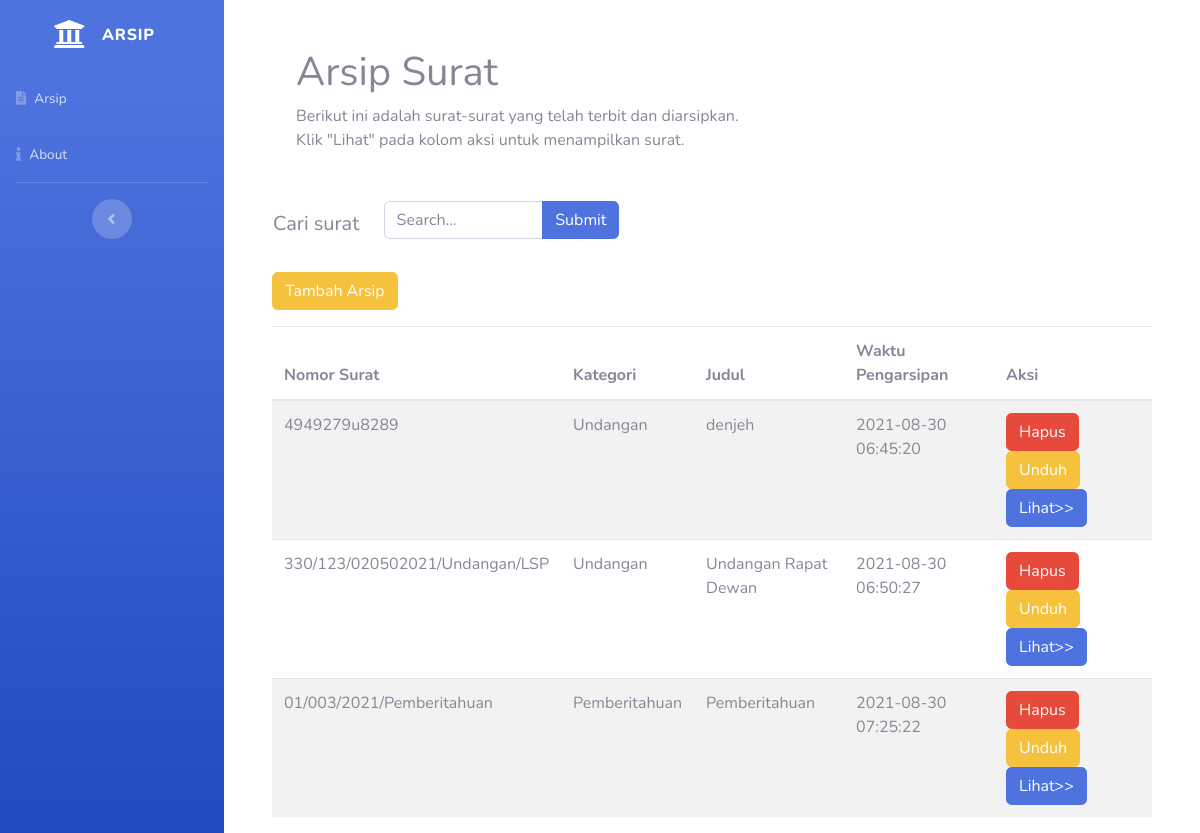
The page / on the database its author committed.
### tables this page shows
CREATE TABLE `arsip` (
  `id` int(11) NOT NULL,
  `no_surat` varchar(255) NOT NULL,
  `kategori` enum('Undangan','Pengumuman','Nota Dinas','Pemberitahuan') NOT NULL,
  `judul` varchar(255) NOT NULL,
  `file_surat` varchar(255) NOT NULL,
  `waktu_pengarsipan` timestamp NOT NULL DEFAULT current_timestamp()
);

### application/controllers/Arsip.php (called while the page is built, shortened)
<?php
class Arsip extends CI_Controller
{
    public function __construct()
    {
        $this->load->helper('url', 'form', 'download');
        $this->load->library('form_validation');
        $this->load->model('arsip_model');
    }
    public function index()
    {
        $data['title'] = 'Arsip';
        $this->load->model('Arsip_model', 'arsip');
        $data['arsip'] = $this->arsip->getAll();
        $this->load->view('templates/header', $data);
        $this->load->view('templates/sidebar');
        $this->load->view('arsip/index', $data);
        $this->load->view('templates/footer');
    }
}

### index.php (called while the page is built, shortened)
<?php
require_once BASEPATH.'core/CodeIgniter.php';

### application/models/Arsip_model.php (called while the page is built, shortened)
<?php
class Arsip_model extends CI_Model
{
    public function getAll()
    {
        $query = "SELECT *
        FROM `arsip`
        ORDER BY `id`";
        return $this->db->query($query)->result_array();
    }
}

### application/views/arsip/index.php (the view, shortened to what this page needs)
<div class="container-fluid mt-5">
	<div class="container ml-4">
		<h1>Arsip Surat</h1>
		<p>Berikut ini adalah surat-surat yang telah terbit dan diarsipkan.<br>
			Klik "Lihat" pada kolom aksi untuk menampilkan surat.</p>
	</div>
	<div class="container mt-5">
		<table>
			<tr>
				<td width='100'>
					<h5>Cari surat</h5>
				</td>
				<td width='800'>
					<div class="col-md-4">
						<?php echo form_open('arsip/search_surat') ?>
						<div class="input-group mb-3">
							<input type="text" class="form-control" placeholder="Search..." name="keyword" autocomplete="off" autofocus>
							<div class="input-group-append">
								<input type="submit" class="btn btn-primary" name="submit">
							</div>
						</div>
						<?php echo form_close() ?>
					</div>
				</td>
			</tr>
		</table>
	</div>
	<div class="container mt-3">
		<table class="table table-striped">
			<thead>
				<tr>
					<th scope="col">Nomor Surat</th>
					<th scope="col">Kategori</th>
					<th scope="col">Judul</th>
					<th scope="col">Waktu Pengarsipan</th>
					<th scope="col">Aksi</th>
				</tr>
			</thead>
			<tbody>
			<tbody>
				<?php foreach ($arsip as $a) : ?>
					<tr>
						<td width="150"><?= $a['no_surat']; ?></td>
						<td><?= $a['kategori']; ?></td>
						<td width="150"><?= $a['judul']; ?></td>
						<td width="150"><?= $a['waktu_pengarsipan']; ?></td>
						<td>
							<a class="btn btn-danger" href="<?= base_url('arsip/delete_arsip/') . $a['id']; ?>" onclick="return confirm('Are you sure to delete this data ?');">
								Hapus
							</a>
							<a type="button" class="btn btn-warning btn-icon" href="<?= base_url('arsip/download/' . $a['id']) ?>">
								Unduh
							</a>
							<button type="button" class="btn btn-primary btn-icon" href="" data-toggle="modal" data-target="#showarsipModal<?= $a['id']; ?>">
								Lihat>>
							</button>
						</td>
					</tr>
				<?php endforeach; ?>
			</tbody>
			<a class="btn btn-warning mb-3" href="<?= base_url('arsip/tambah') ?>">Tambah Arsip</a>
	</div>
</div>

### application/views/templates/header.php (shortened to what this page needs)
<!DOCTYPE html>
<html lang="en">
<head>
    <link href="<?= base_url('assets/'); ?>vendor/fontawesome-free/css/all.min.css" rel="stylesheet" type="text/css">
    <link href="<?= base_url('assets/'); ?>css/sb-admin-2.min.css" rel="stylesheet">
</head>
<body id="page-top">
    <div id="wrapper">

### application/views/templates/sidebar.php
<ul class="navbar-nav bg-gradient-primary sidebar sidebar-dark accordion" id="accordionSidebar">
    <a class="sidebar-brand d-flex align-items-center justify-content-center" href="index.html">
        <div class="sidebar-brand-icon ">
            <i class="fas fa-university"></i>
        </div>
        <div class="sidebar-brand-text mx-3">Arsip</div>
    </a>
    <li class="nav-item">
        <a class="nav-link" href="<?= base_url('arsip'); ?>">
            <i class="fas fa-file-alt"></i>
            <span>Arsip</span>
        </a>
    </li>
    <li class="nav-item">
        <a class="nav-link" href="<?= base_url('about'); ?>">
            <i class="fas fa-info"></i>
            <span>About</span>
        </a>
    </li>
    <hr class="sidebar-divider d-none d-md-block">
    <div class="text-center d-none d-md-inline">
        <button class="rounded-circle border-0" id="sidebarToggle"></button>
    </div>
</ul>

### rows shown on the page
arsip: no_surat "4949279u8289", kategori "Undangan", judul "denjeh", waktu_pengarsipan "2021-08-30 06:45:20"
arsip: no_surat "330/123/020502021/Undangan/LSP", kategori "Undangan", judul "Undangan Rapat Dewan", waktu_pengarsipan "2021-08-30 06:50:27"
arsip: no_surat "01/003/2021/Pemberitahuan", kategori "Pemberitahuan", judul "Pemberitahuan", waktu_pengarsipan "2021-08-30 07:25:22"
